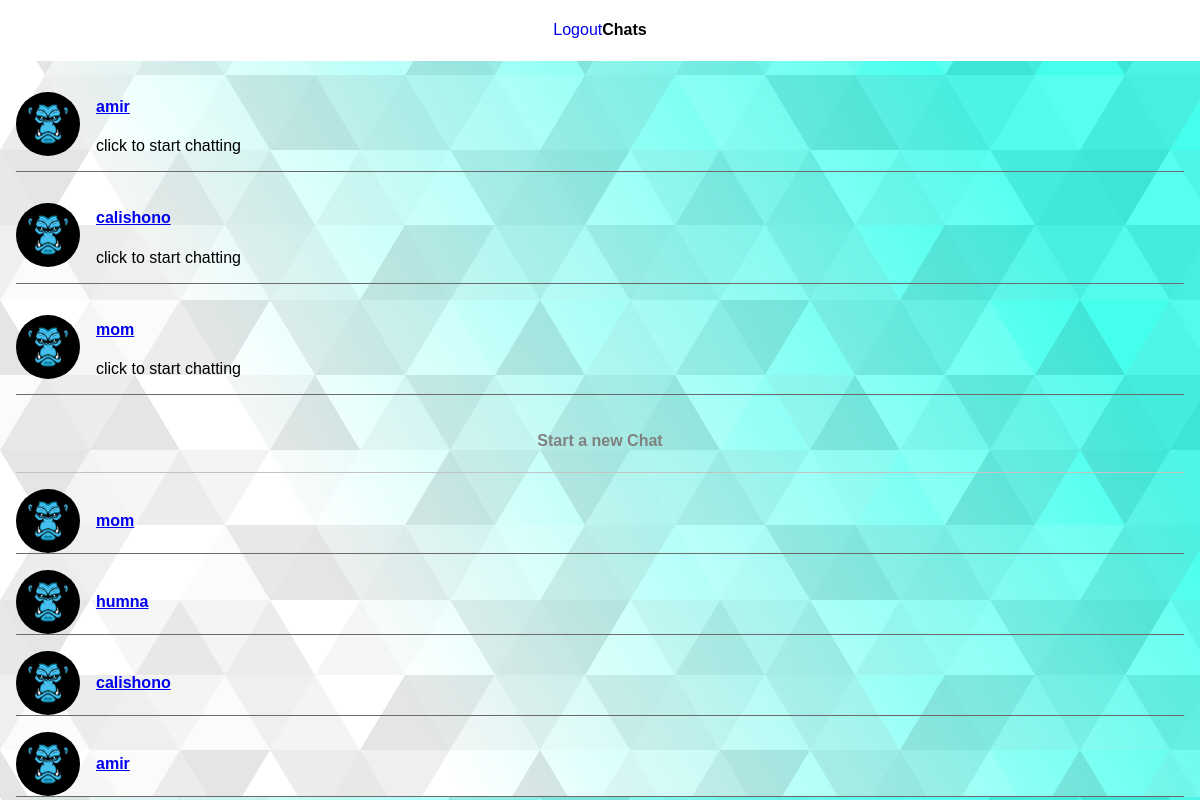
Page /chat/ (signed in) on the earlier database version.
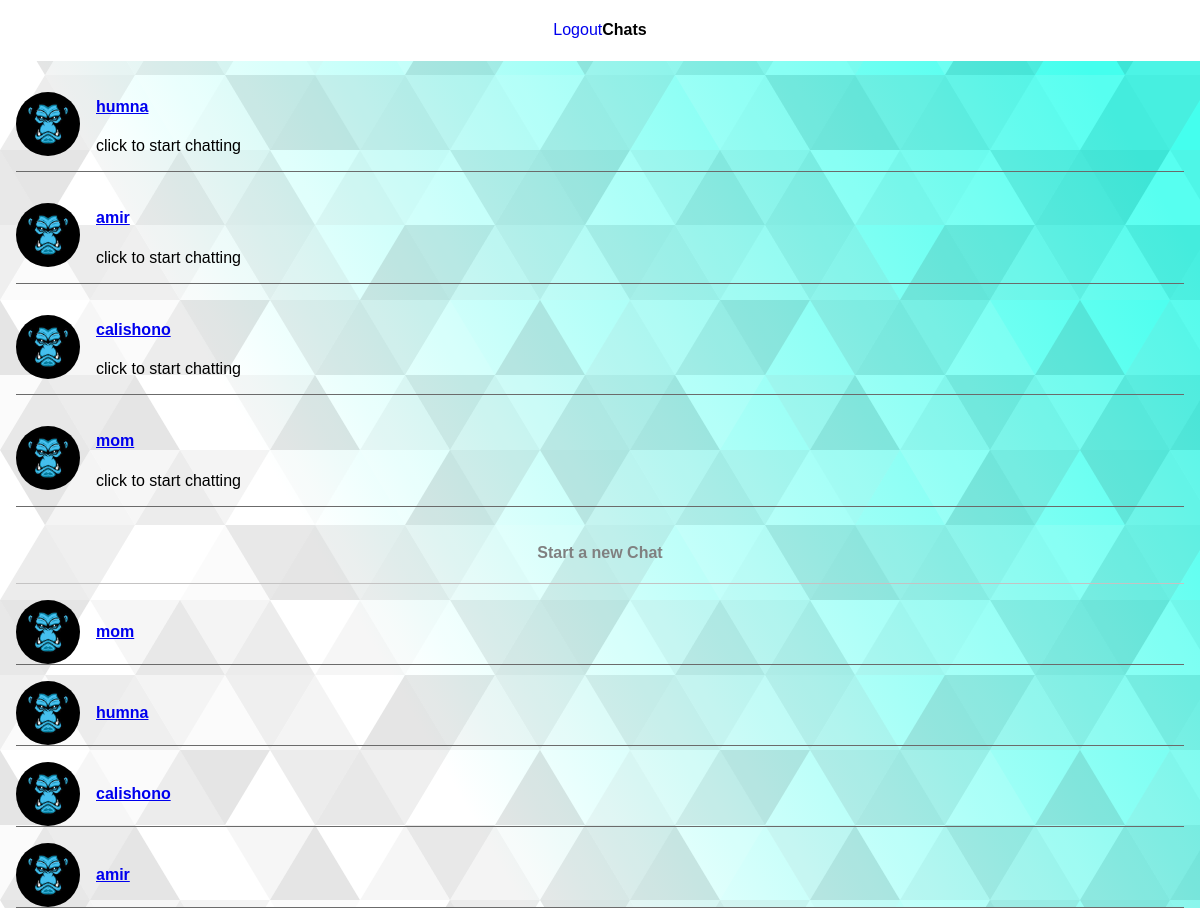
Same page on the later database version.
### chat/models.py (models this page shows, shortened)
class Chat(models.Model):
    initiator = models.ForeignKey(User,on_delete = models.CASCADE)
    reactor = models.ForeignKey(User,on_delete = models.CASCADE,related_name="reactor",null=True,blank=True)
    created_at = models.DateTimeField(auto_now_add=True)
    updated_at = models.DateTimeField(auto_now=True)
    class Meta:
        ordering = ('-created_at', '-updated_at')

### account/models.py (models this page shows)
class User(AbstractUser):
    phone_number = models.CharField(max_length=20, unique=True,null=True,blank=True)
    profile_picture = models.ImageField(null=True, default="avatar.png")
    REQUIRED_FIELDS = []

### chat/views.py (the view, shortened to what this page needs)
# urls.py: path('',include("chat.urls")),
@login_required(login_url='login')
def chat(request):
    users = User.objects.all()
    chat= Chat.objects.filter(initiator = request.user) | Chat.objects.filter(reactor = request.user)
    q = request.GET.get("q")
    context = {'chats': chat,'users':users}
    return render(request,'chat/your_chat.html',context)

### chat/templates/chat/your_chat.html (shortened to what this page needs)
{% extends 'main.html'%}
{% load static %}
{% block content %}
<header class="chats-header">
    <a href="{% url  'logout' %}">Logout</a>
    <h4>Chats</h4>
</header>
<section class="chats">
{% for chat in chats %}
<div class="chat">
    <img src="{% static 'images.jpg'%}" alt="user profile">
    <div class="user_info">
        <h4 class="user-name">
            {% if chat.reactor == request.user %}
            <a href="?q={{chat.initiator.id}}">{{ chat.initiator }}</a>
{% elif chat.initiator == request.user %}
<a href="?q={{ chat.reactor.id}}">{{  chat.reactor }}</a>
 {% endif %}
        </h4>
        <p class="latest-message">
            click to start chatting
        </p>
    </div>
</div>
{% endfor %}
    <div class="start-chat">
        <h4>Start a new Chat</h4>
    </div>
{% for user in users %}
{% if user == request.user %}
{% else %}
    <div class="chat">
        <img src="{% static 'images.jpg'%}" alt="user profile">
        <div class="user_info">
           <a href="?q={{user.id}}">
            <h4 class="user-name">
             {{user.username }}
            </h4>
        </a>
        </div>
    </div>
    {% endif %}
{% endfor %}
</section>
{% endblock content %}

Differences in the rows shown:
added Chat: reactor "humna"
